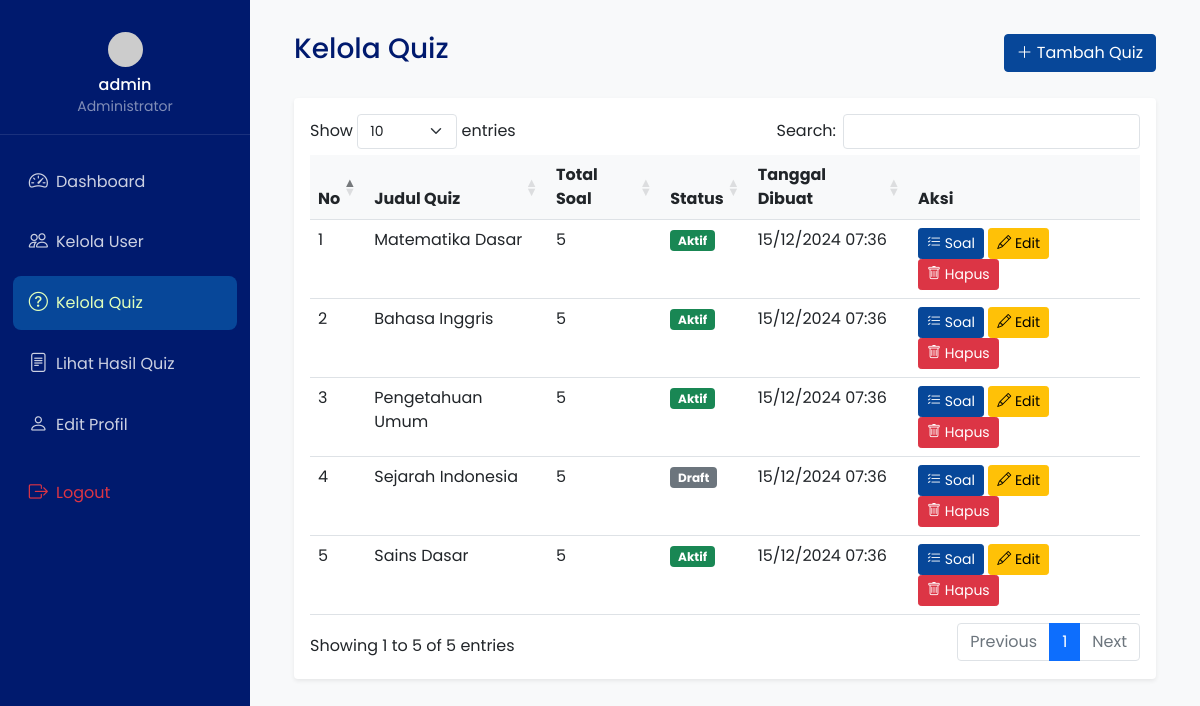
The page /admin/quiz.php (signed in) on the database its author committed.
### tables this page shows
CREATE TABLE IF NOT EXISTS quiz (
    id INT PRIMARY KEY AUTO_INCREMENT,
    title VARCHAR(100) NOT NULL,
    description TEXT,
    is_active BOOLEAN DEFAULT FALSE,
    created_at TIMESTAMP DEFAULT CURRENT_TIMESTAMP,
    updated_at TIMESTAMP DEFAULT CURRENT_TIMESTAMP ON UPDATE CURRENT_TIMESTAMP,
    deleted_at TIMESTAMP NULL DEFAULT NULL
);

### admin/quiz.php (the view, shortened to what this page needs)
<?php
require_once '../config/config.php';
$id = $_SESSION['user_id'];
$query = "SELECT * FROM users WHERE id = '$id'";
$result = mysqli_query($conn, $query);
$user = mysqli_fetch_assoc($result);
$query = "SELECT q.*,
          (SELECT COUNT(*) FROM questions WHERE quiz_id = q.id) as total_questions
          FROM quiz q
          WHERE q.deleted_at IS NULL
          ORDER BY q.created_at DESC";
$result = mysqli_query($conn, $query);
function getProfilePhotoUrl($user)
{
    return 'https://ui-avatars.com/api/?name=' . urlencode($user['full_name'] ?? $user['username']) . '&background=random';
}
?>
<!DOCTYPE html>
<html>
<head>
    <link href="https://cdn.jsdelivr.net/npm/bootstrap@5.1.3/dist/css/bootstrap.min.css" rel="stylesheet">
    <link href="https://cdn.jsdelivr.net/npm/bootstrap-icons@1.7.2/font/bootstrap-icons.css" rel="stylesheet">
    <link href="https://cdn.datatables.net/1.11.5/css/dataTables.bootstrap5.min.css" rel="stylesheet">
    <link href="/assets/css/style.css" rel="stylesheet">
    <link href="/assets/css/sidebar.css" rel="stylesheet">
    <link href="/assets/css/datatables-custom.css" rel="stylesheet">
</head>
<body class="bg-light">
    <?php include 'components/sidebar.php'; ?>
    <div class="main-content">
        <div class="container-fluid">
            <div class="d-flex justify-content-between align-items-center mb-4">
                <h3 class="text-primary-dark">Kelola Quiz</h3>
                <div>
                    <a href="#" class="btn btn-primary" data-bs-toggle="modal" data-bs-target="#addQuizModal">
                        <i class="bi bi-plus-lg"></i> Tambah Quiz
                    </a>
                </div>
            </div>
            <div class="card shadow-sm">
                <div class="card-body">
                    <div class="table-responsive">
                        <table class="table table-hover" id="quizTable">
                            <thead class="bg-light">
                                <tr>
                                    <th>No</th>
                                    <th>Judul Quiz</th>
                                    <th>Total Soal</th>
                                    <th>Status</th>
                                    <th>Tanggal Dibuat</th>
                                    <th>Aksi</th>
                                </tr>
                            </thead>
                            <tbody>
                                <?php
                                if ($result && mysqli_num_rows($result) > 0) {
                                    $no = 1;
                                    while ($row = mysqli_fetch_assoc($result)) {
                                ?>
                                        <tr>
                                            <td><?php echo $no++; ?></td>
                                            <td><?php echo htmlspecialchars($row['title']); ?></td>
                                            <td><?php echo $row['total_questions']; ?></td>
                                            <td>
                                                <span class="badge <?php echo $row['is_active'] ? 'bg-success' : 'bg-secondary'; ?>">
                                                    <?php echo $row['is_active'] ? 'Aktif' : 'Draft'; ?>
                                                </span>
                                            </td>
                                            <td><?php echo date('d/m/Y H:i', strtotime($row['created_at'])); ?></td>
                                            <td>
                                                <a href="questions.php?quiz_id=<?php echo $row['id']; ?>"
                                                    class="btn btn-primary btn-sm">
                                                    <i class="bi bi-list-check"></i> Soal
                                                </a>
                                                <a href="#" class="btn btn-warning btn-sm edit-btn"
                                                   data-id="<?php echo $row['id']; ?>"
                                                   data-title="<?php echo htmlspecialchars($row['title']); ?>"
                                                   data-description="<?php echo htmlspecialchars($row['description']); ?>"
                                                   data-active="<?php echo $row['is_active']; ?>">
                                                    <i class="bi bi-pencil"></i> Edit
                                                </a>
                                                <a href="?delete=<?php echo $row['id']; ?>"
                                                    class="btn btn-danger btn-sm delete-btn"
                                                    data-title="<?php echo htmlspecialchars($row['title']); ?>">
                                                    <i class="bi bi-trash"></i> Hapus
                                                </a>
                                            </td>
                                        </tr>
                                <?php
                                    }
                                } else {
                                    echo '<tr><td colspan="6" class="text-center">Belum ada quiz</td></tr>';
                                }
                                ?>
                            </tbody>
                        </table>
                    </div>
                </div>
            </div>
        </div>
    </div>
</body>
</html>

### admin/components/sidebar.php (shortened to what this page needs)
<?php
$current_page = basename($_SERVER['PHP_SELF'], '.php');
?>
<div class="sidebar">
    <div class="sidebar-header">
        <img src="<?php echo getProfilePhotoUrl($user); ?>"
            class="profile-image-sm rounded-circle mb-2" alt="Profile">
        <h6 class="text-white mb-0"><?php echo $_SESSION['username']; ?></h6>
        <small class="text-white-50">Administrator</small>
    </div>
    <ul class="nav flex-column mt-3">
        <li class="nav-item">
            <a href="/admin/dashboard.php" class="nav-link <?php echo ($current_page == 'dashboard') ? 'active' : ''; ?>">
                <i class="bi bi-speedometer2"></i> Dashboard
            </a>
        </li>
        <li class="nav-item">
            <a href="/admin/users.php" class="nav-link <?php echo ($current_page == 'users') ? 'active' : ''; ?>">
                <i class="bi bi-people"></i> Kelola User
            </a>
        </li>
        <li class="nav-item">
            <a href="/admin/quiz.php" class="nav-link <?php echo (in_array($current_page, ['quiz', 'questions'])) ? 'active' : ''; ?>">
                <i class="bi bi-question-circle"></i> Kelola Quiz
            </a>
        </li>
        <li class="nav-item">
            <a href="/admin/results.php" class="nav-link <?php echo ($current_page == 'results') ? 'active' : ''; ?>">
                <i class="bi bi-file-text"></i> Lihat Hasil Quiz
            </a>
        </li>
        <li class="nav-item">
            <a href="/admin/profile.php" class="nav-link <?php echo ($current_page == 'profile') ? 'active' : ''; ?>">
                <i class="bi bi-person"></i> Edit Profil
            </a>
        </li>
        <li class="nav-item mt-2">
            <a href="/auth/logout.php" class="nav-link text-danger">
                <i class="bi bi-box-arrow-right"></i> Logout
            </a>
        </li>
    </ul>
</div>

### assets/css/style.css (style rules this page uses)
:root { --primary-dark: #001A6E; --primary: #074799; --secondary: #009990; --light: #E1FFBB; --white: #ffffff; --gray: #6c757d; --success: #28a745; --danger: #dc3545; --font-family: 'Poppins', sans-serif; }
.btn-primary { background-color: var(--primary); border-color: var(--primary); }
.profile-image-sm { width: 35px; height: 35px; border-radius: 50%; object-fit: cover; }
.card { border: none; box-shadow: 0 2px 10px rgba(0,0,0,0.1); }
.text-primary-dark { color: var(--primary-dark) !important; }
body { font-family: var(--font-family); }
h1, h2, h3, h4, h5, h6, .form-label { font-family: var(--font-family); }

### assets/css/sidebar.css (style rules this page uses)
.sidebar { position: fixed; top: 0; left: 0; height: 100vh; width: 250px; background-color: var(--primary-dark); padding-top: 1rem; transition: all 0.3s; }
.sidebar-header { padding: 1rem; text-align: center; border-bottom: 1px solid rgba(255,255,255,0.1); }
.sidebar .nav-link { color: rgba(255,255,255,0.8); padding: 0.8rem 1rem; margin: 0.2rem 0.8rem; border-radius: 0.5rem; display: flex; align-items: center; gap: 0.5rem; }
.sidebar .nav-link:hover, .sidebar .nav-link.active { background-color: var(--primary); color: var(--light); }
.sidebar .nav-link i { font-size: 1.2rem; }
.main-content { margin-left: 250px; padding: 2rem; transition: all 0.3s; }

### rows shown on the page
quiz: title "Matematika Dasar", total_questions "5", is_active "Aktif", created_at "15/12/2024 07:36"
quiz: title "Bahasa Inggris", total_questions "5", is_active "Aktif", created_at "15/12/2024 07:36"
quiz: title "Pengetahuan Umum", total_questions "5", is_active "Aktif", created_at "15/12/2024 07:36"
quiz: title "Sejarah Indonesia", total_questions "5", is_active "Draft", created_at "15/12/2024 07:36"
quiz: title "Sains Dasar", total_questions "5", is_active "Aktif", created_at "15/12/2024 07:36"

### other values the page prints
$_SESSION['username'] "admin"
